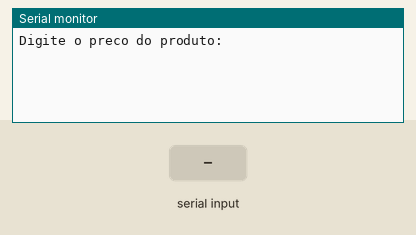
Bench run of a sketch on a simulated Arduino Uno, built with avr-gcc and run on an emulated ATmega328P. Parts: the last lines printed to the serial monitor. Inputs (shaded band) come from the test bench.

Above: at 1.2 s.
1.3 s: "90,45\n" received over Serial
At 2.67 s:
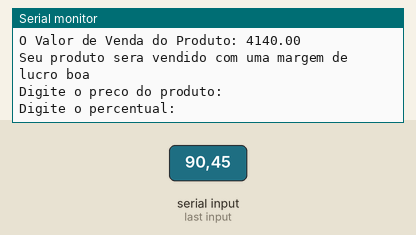
2.8 s: "30,150\n" received over Serial
At 4.03 s:
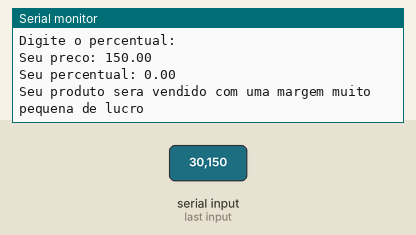

Measured:
- after the input at 1.3 s, the serial monitor: prints a new line at once (image 1)
- after the input at 2.8 s, the serial monitor: prints a new line at once (image 2)

The sketch:

pre_o_e_percentual1.ino
```cpp
//Elabore um programa para cálculo de preços de produtos que solicite o preço
//de compra do produto e o percentual a ser aplicado em cima desse valor para
//a venda. Calcule e exiba o preço de venda do produto. Se o percentual a ser
//aplicado for inferior a 50%, exiba uma mensagem informando ao usuário que o
//produto será vendido com uma margem muito pequena de lucro.

//Variaveis
float preco = 0;
float percentual = 0;
float precoDeVenda = 0;


void setup()
{
 Serial.begin(9600);
}

void loop()
{
  Serial.println("Digite o preco do produto: ");
  while( ! Serial.available() );
  preco = Serial.parseFloat();

  Serial.println("Digite o percentual: ");
  while( ! Serial.available() );
  percentual = Serial.parseFloat();

  float precoDeVenda = preco + (preco * percentual);

  if( percentual < 0.50 ){
  Serial.println("Seu preco: " + String(preco));
  Serial.println("Seu percentual: " + String(percentual));
  Serial.println("Seu produto sera vendido com uma margem muito pequena de lucro");
  Serial.println("O Valor de Venda do Produto: " + String(precoDeVenda));
  }

  else{
  Serial.println("Seu preco: " + String(preco));
  Serial.println("Seu percentual: " + String(percentual));
  Serial.println("O Valor de Venda do Produto: " + String(precoDeVenda));
  Serial.println("Seu produto sera vendido com uma margem de lucro boa");
  }

}
```
